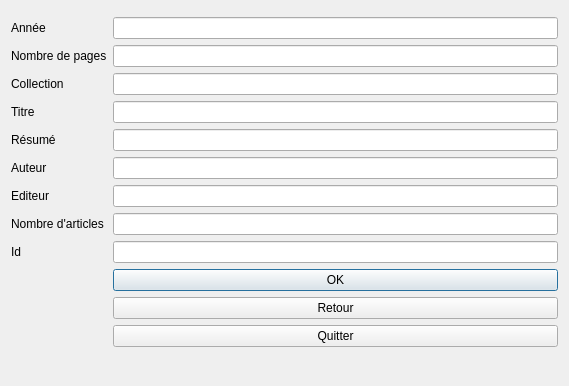
<?xml version="1.0" encoding="UTF-8"?>
<ui version="4.0">
 <class>fenetre_revue</class>
 <widget class="QDialog" name="fenetre_revue">
  <property name="geometry">
   <rect>
    <x>0</x>
    <y>0</y>
    <width>569</width>
    <height>386</height>
   </rect>
  </property>
  <property name="windowTitle">
   <string>Revue</string>
  </property>
  <layout class="QFormLayout" name="formLayout_2">
   <item row="3" column="0">
    <layout class="QFormLayout" name="formLayout"/>
   </item>
   <item row="5" column="1">
    <widget class="QLineEdit" name="annee"/>
   </item>
   <item row="6" column="1">
    <widget class="QLineEdit" name="nb_page"/>
   </item>
   <item row="7" column="1">
    <widget class="QLineEdit" name="collection"/>
   </item>
   <item row="8" column="1">
    <widget class="QLineEdit" name="titre"/>
   </item>
   <item row="9" column="1">
    <widget class="QLineEdit" name="resume"/>
   </item>
   <item row="10" column="1">
    <widget class="QLineEdit" name="auteur"/>
   </item>
   <item row="5" column="0">
    <widget class="QLabel" name="label">
     <property name="text">
      <string>Année</string>
     </property>
    </widget>
   </item>
   <item row="6" column="0">
    <widget class="QLabel" name="label_2">
     <property name="text">
      <string>Nombre de pages</string>
     </property>
    </widget>
   </item>
   <item row="7" column="0">
    <widget class="QLabel" name="label_3">
     <property name="text">
      <string>Collection</string>
     </property>
    </widget>
   </item>
   <item row="8" column="0">
    <widget class="QLabel" name="label_4">
     <property name="text">
      <string>Titre</string>
     </property>
    </widget>
   </item>
   <item row="9" column="0">
    <widget class="QLabel" name="label_5">
     <property name="text">
      <string>Résumé</string>
     </property>
    </widget>
   </item>
   <item row="10" column="0">
    <widget class="QLabel" name="label_6">
     <property name="text">
      <string>Auteur</string>
     </property>
    </widget>
   </item>
   <item row="11" column="1">
    <widget class="QLineEdit" name="editeur"/>
   </item>
   <item row="12" column="1">
    <widget class="QLineEdit" name="nb_article"/>
   </item>
   <item row="11" column="0">
    <widget class="QLabel" name="label_7">
     <property name="text">
      <string>Editeur</string>
     </property>
    </widget>
   </item>
   <item row="12" column="0">
    <widget class="QLabel" name="label_8">
     <property name="text">
      <string>Nombre d'articles</string>
     </property>
    </widget>
   </item>
   <item row="15" column="1">
    <widget class="QPushButton" name="ok">
     <property name="text">
      <string>OK</string>
     </property>
    </widget>
   </item>
   <item row="16" column="1">
    <widget class="QPushButton" name="retour">
     <property name="text">
      <string>Retour</string>
     </property>
    </widget>
   </item>
   <item row="17" column="1">
    <widget class="QPushButton" name="quitter">
     <property name="text">
      <string>Quitter</string>
     </property>
    </widget>
   </item>
   <item row="14" column="1">
    <widget class="QLineEdit" name="fid"/>
   </item>
   <item row="14" column="0">
    <widget class="QLabel" name="label_9">
     <property name="text">
      <string>Id</string>
     </property>
    </widget>
   </item>
  </layout>
 </widget>
 <resources/>
 <connections/>
</ui>
